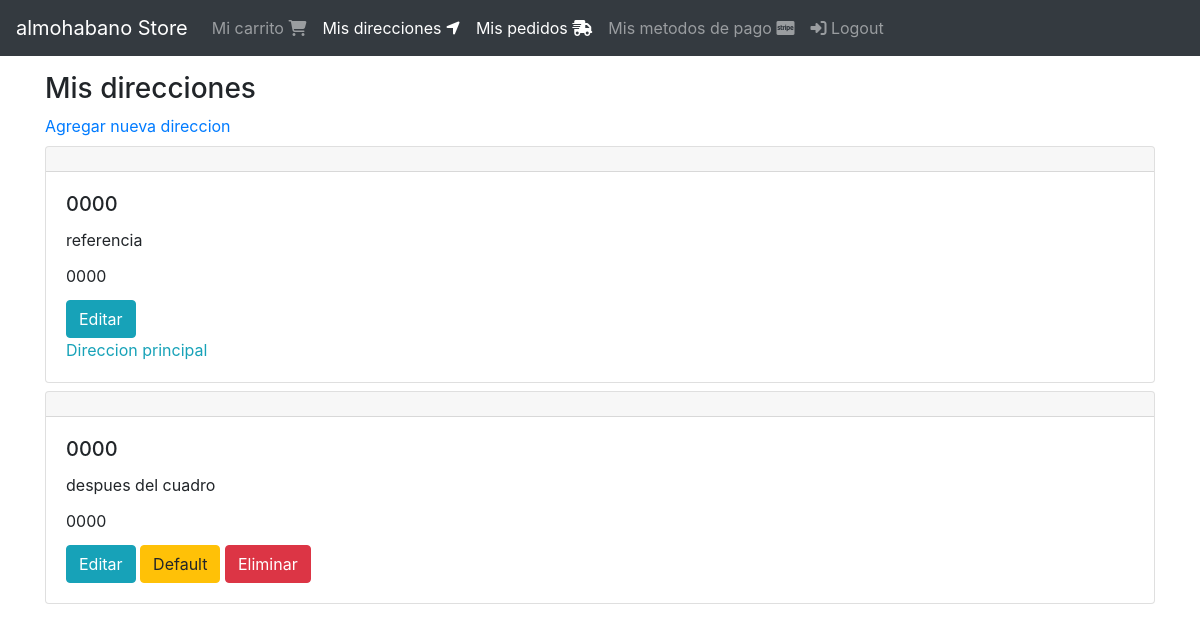
The page /direcciones/ (signed in) on the database its author committed.
### shipping_addresses/models.py (models this page shows, shortened)
class ShippingAddress(models.Model):
    user = models.ForeignKey(User, null=False, blank=False, on_delete=models.CASCADE)
    line1 = models.CharField(max_length=200)
    line2 = models.CharField(max_length=200, blank=True)
    city = models.CharField(max_length=100)
    state = models.CharField(max_length=200)
    country = models.CharField(max_length=50)
    reference = models.CharField(max_length=300)
    postal_code = models.CharField(max_length=10, null=False, blank=False)
    default = models.BooleanField(default=False)
    created_at = models.DateTimeField(auto_now_add=True)
    def __str__(self) :
        return self.postal_code

### shipping_addresses/views.py (the view)
# urls.py: path('', views.ShippingAddressListView.as_view(), name='shipping_addresses'),
class ShippingAddressListView(ListView):
    model = ShippingAddress
    template_name = 'shipping_addresses/shipping_addresses.html'
    def get_queryset(self):
        return ShippingAddress.objects.filter(user=self.request.user).order_by('-default')

### shipping_addresses/templates/shipping_addresses/shipping_addresses.html
{% extends 'base.html' %}
{% block content %}
    <div class="col">
        <div class="h3">
            Mis direcciones
        </div>
        <a href="{% url 'shipping_addresses:create' %}">Agregar nueva direccion</a>
        <div class="mt-2 mb-5">
            {% for shipping_address in object_list %}
                <div class="mt-2">
                    {% include 'shipping_addresses/snippets/shipping_address.html' with edit=True %}
                </div>
            {% endfor %}
        </div>
    </div>
{% endblock %}

### shipping_addresses/templates/shipping_addresses/snippets/shipping_address.html
<div class="card">
    <h5 class="card-header"></h5>
    <div class="card-body">
        <h5 class="card-title">{{ shipping_address }}</h5>
        <div class="card-title">
            {{ shipping_address.reference }}
        </div>
        <div class="card-title">
            {{ shipping_address.postal_code }}
        </div>
        {% if edit %}
        <div>
            <div class="mt-2">
            <a href="{% url 'shipping_addresses:update' shipping_address.pk %}" class="btn btn-info ">Editar</a>
            {% if shipping_address.default %}
                <div class="text-info">
                    Direccion principal
                </div>
            {% else %}
                <a href="{% url 'shipping_addresses:default' shipping_address.pk %}" class="btn btn-warning">Default</a>
                <a href="{% url 'shipping_addresses:delete' shipping_address.pk %}" class="btn btn-danger">Eliminar</a>
                {% endif %}
        {% endif %}
        </div>
        </div>
    </div>
</div>

### rows shown on the page
ShippingAddress: postal_code "0000", reference "referencia", default "Direccion principal"
ShippingAddress: postal_code "0000", reference "despues del cuadro", default "Default"
